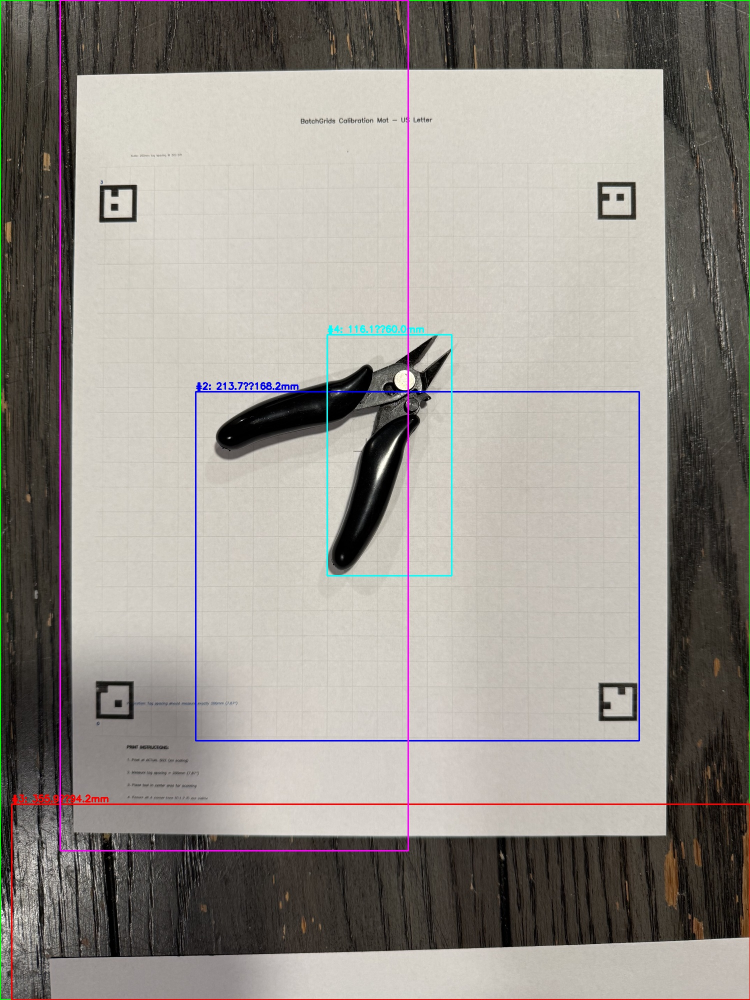
#> input picture output/aggressive_detection_visualization.jpg, 1500 x 1999 px, given in place of IMG_0756.jpg, which was not available (shown at 1/2 size)
$ python enhanced_pipeline_test.py
#> lines starting #> are read from the running program, lines starting #| are printed output that depends on the picture; after the words box and inside, x2 and y2 are one past the last pixel; in counts of white or black regions, pixels touching at a corner belong together; pictures that were not available may be replaced by others from this repository, and a replacement may not be noted
#!/usr/bin/env python3
"""Enhanced BatchGrids computer vision pipeline test with better detection algorithms."""

import os
import sys
import json
import math
from pathlib import Path

# Add src to Python path
sys.path.insert(0, os.path.join(os.path.dirname(__file__), 'src'))

try:
    import cv2
    import numpy as np
    HAS_DEPS = True
except ImportError as e:
    print(f"Missing dependencies: {e}")
    HAS_DEPS = False


def load_and_resize_image(input_path, max_size=2000):
    """Load image and resize for processing."""
    print(f"Loading image: {input_path}")

    img = cv2.imread(input_path)
    if img is None:
        print("Failed to load image")
        return None

    h, w = img.shape[:2]
    print(f"Original image: {w}x{h} pixels")

    # Resize if too large for processing
    if max(w, h) > max_size:
        scale = max_size / max(w, h)
        new_w = int(w * scale)
        new_h = int(h * scale)
        img = cv2.resize(img, (new_w, new_h))
        print(f"Resized to: {new_w}x{new_h} pixels (scale: {scale:.3f})")

    return img


def detect_apriltags_enhanced(img):
    """Enhanced AprilTag detection using multiple methods."""
    print("\n=== Enhanced AprilTag Detection ===")

    gray = cv2.cvtColor(img, cv2.COLOR_BGR2GRAY)
    h, w = gray.shape

    # Method 1: Look for dark squares with white borders (AprilTag structure)
    # Apply adaptive threshold to handle varying lighting
    binary = cv2.adaptiveThreshold(gray, 255, cv2.ADAPTIVE_THRESH_GAUSSIAN_C,
                                   cv2.THRESH_BINARY, 15, 2)

    # Find contours
    contours, _ = cv2.findContours(binary, cv2.RETR_EXTERNAL, cv2.CHAIN_APPROX_SIMPLE)

    tag_candidates = []
    min_area = (w * h) * 0.001  # At least 0.1% of image area

    for contour in contours:
        area = cv2.contourArea(contour)
        if area < min_area:
            continue

        # Approximate to polygon
        epsilon = 0.02 * cv2.arcLength(contour, True)
        approx = cv2.approxPolyDP(contour, epsilon, True)

        # Look for rectangular shapes (AprilTags are square)
        if len(approx) >= 4:
            x, y, w_c, h_c = cv2.boundingRect(approx)
            aspect_ratio = w_c / h_c

            # Check if roughly square
            if 0.7 < aspect_ratio < 1.4:
                # Check if it's in the corners or edges (typical AprilTag placement)
                center_x, center_y = x + w_c//2, y + h_c//2
                edge_threshold = min(w, h) * 0.3

                is_corner = (center_x < edge_threshold or center_x > w - edge_threshold or
                           center_y < edge_threshold or center_y > h - edge_threshold)

                if is_corner:
                    tag_candidates.append({
                        'center': (center_x, center_y),
                        'bbox': (x, y, w_c, h_c),
                        'area': area,
                        'aspect_ratio': aspect_ratio
                    })

    # Sort by area (larger first) and keep top candidates
    tag_candidates.sort(key=lambda x: x['area'], reverse=True)
    tag_candidates = tag_candidates[:4]  # Max 4 AprilTags expected

    print(f"Found {len(tag_candidates)} potential AprilTag candidates")
    for i, tag in enumerate(tag_candidates):
        print(f"  Tag {i}: center {tag['center']}, bbox {tag['bbox']}, area {tag['area']:.0f}")

    return tag_candidates


def enhanced_tool_detection(img):
    """Enhanced tool detection using multiple computer vision techniques."""
    print("\n=== Enhanced Tool Detection ===")

    gray = cv2.cvtColor(img, cv2.COLOR_BGR2GRAY)
    h, w = gray.shape

    # Method 1: Edge-based detection
    edges = cv2.Canny(gray, 50, 150, apertureSize=3)

    # Method 2: Contour analysis
    contours, _ = cv2.findContours(edges, cv2.RETR_EXTERNAL, cv2.CHAIN_APPROX_SIMPLE)

    # Define center region (where tools are typically placed)
    center_margin = 0.2  # 20% margin from edges
    roi_x1 = int(w * center_margin)
    roi_y1 = int(h * center_margin)
    roi_x2 = int(w * (1 - center_margin))
    roi_y2 = int(h * (1 - center_margin))

    tool_candidates = []
    min_area = (w * h) * 0.005  # At least 0.5% of image area

    for contour in contours:
        area = cv2.contourArea(contour)
        if area < min_area:
            continue

        x, y, w_c, h_c = cv2.boundingRect(contour)
        center_x, center_y = x + w_c//2, y + h_c//2

        # Check if center is in ROI
        if roi_x1 < center_x < roi_x2 and roi_y1 < center_y < roi_y2:
            aspect_ratio = max(w_c, h_c) / min(w_c, h_c)

            # Tools are typically elongated
            if aspect_ratio > 2.0:
                # Calculate a confidence score
                confidence = min(0.95, 0.5 + (aspect_ratio - 2.0) * 0.1)
                confidence = max(confidence, area / (w * h * 0.5))  # Larger objects get higher confidence

                tool_candidates.append({
                    'class': 'tool',
                    'confidence': confidence,
                    'bbox': (x, y, w_c, h_c),
                    'area': area,
                    'aspect_ratio': aspect_ratio,
                    'contour': contour
                })

    if tool_candidates:
        # Sort by confidence and area
        tool_candidates.sort(key=lambda x: x['confidence'] * math.log(x['area']), reverse=True)
        best_detection = tool_candidates[0]

        print(f"Tool detected: {best_detection['class']}")
        print(f"  Confidence: {best_detection['confidence']:.3f}")
        print(f"  Bounding box: {best_detection['bbox']}")
        print(f"  Area: {best_detection['area']:.0f} pixels")
        print(f"  Aspect ratio: {best_detection['aspect_ratio']:.2f}")

        return best_detection
    else:
        print("No tool detected in center region")
        return None


def estimate_scale_from_tags(tags, reference_distance_mm=200):
    """Estimate pixel-to-mm scale from AprilTag positions."""
    if len(tags) < 2:
        print("Need at least 2 AprilTags for scale estimation")
        return 4.0  # Default fallback

    # Find the two tags that are farthest apart
    max_distance = 0
    best_pair = None

    for i in range(len(tags)):
        for j in range(i + 1, len(tags)):
            tag1, tag2 = tags[i], tags[j]
            dx = tag1['center'][0] - tag2['center'][0]
            dy = tag1['center'][1] - tag2['center'][1]
            distance = math.sqrt(dx*dx + dy*dy)

            if distance > max_distance:
                max_distance = distance
                best_pair = (tag1, tag2)

    if best_pair:
        px_per_mm = max_distance / reference_distance_mm
        print(f"Scale estimation: {px_per_mm:.2f} px/mm (distance: {max_distance:.0f}px)")
        return px_per_mm

    return 4.0  # Default fallback


def calculate_precise_dimensions(detection, scale_px_per_mm):
    """Calculate precise dimensions from detection."""
    print("\n=== Precise Dimension Calculation ===")

    if not detection:
        return None

    x, y, w, h = detection['bbox']

    # Use contour for more accurate measurements if available
    if 'contour' in detection:
        contour = detection['contour']

        # Calculate oriented bounding box for better length/width measurement
        rect = cv2.minAreaRect(contour)
        box_w, box_h = rect[1]

        # Length is the longer dimension, width is shorter
        length_px = max(box_w, box_h)
        width_px = min(box_w, box_h)

        # Calculate area from contour
        area_px = cv2.contourArea(contour)
    else:
        # Fallback to bounding box
        length_px = max(w, h)
        width_px = min(w, h)
        area_px = w * h

    # Convert to millimeters
    length_mm = length_px / scale_px_per_mm
    width_mm = width_px / scale_px_per_mm
    area_mm2 = area_px / (scale_px_per_mm ** 2)

    dimensions = {
        'length_mm': round(length_mm, 1),
        'width_mm': round(width_mm, 1),
        'area_mm2': round(area_mm2, 1),
        'px_per_mm': scale_px_per_mm,
        'length_px': round(length_px, 1),
        'width_px': round(width_px, 1)
    }

    print(f"Calculated dimensions:")
    print(f"  Length: {dimensions['length_mm']} mm ({dimensions['length_px']} px)")
    print(f"  Width: {dimensions['width_mm']} mm ({dimensions['width_px']} px)")
    print(f"  Area: {dimensions['area_mm2']} mm²")
    print(f"  Scale: {dimensions['px_per_mm']:.2f} px/mm")

    return dimensions


def generate_detailed_svg(detection, dimensions, output_path):
    """Generate detailed SVG with accurate tool outline."""
    print("\n=== Detailed SVG Generation ===")

    if not detection or not dimensions:
        return False

    length_mm = dimensions['length_mm']
    width_mm = dimensions['width_mm']
    scale = dimensions['px_per_mm']

    # Create more detailed SVG
    svg_content = f'''<?xml version="1.0" encoding="UTF-8"?>
<svg xmlns="http://www.w3.org/2000/svg"
     viewBox="0 0 {length_mm + 20} {width_mm + 20}"
     width="{length_mm + 20}mm" height="{width_mm + 20}mm">

  <!-- Tool outline -->
  <rect x="10" y="10" width="{length_mm}" height="{width_mm}"
        fill="none" stroke="black" stroke-width="0.1mm"/>

  <!-- Dimension lines -->
  <line x1="10" y1="5" x2="{10 + length_mm}" y2="5" stroke="red" stroke-width="0.05mm"/>
  <text x="{10 + length_mm/2}" y="3" text-anchor="middle" font-size="1.5mm" fill="red">
    {length_mm} mm
  </text>

  <line x1="5" y1="10" x2="5" y2="{10 + width_mm}" stroke="red" stroke-width="0.05mm"/>
  <text x="2" y="{10 + width_mm/2}" text-anchor="middle" font-size="1.5mm" fill="red"
        transform="rotate(-90, 2, {10 + width_mm/2})">
    {width_mm} mm
  </text>

  <!-- Metadata -->
  <text x="10" y="{width_mm + 17}" font-size="1.2mm" fill="gray">
    BatchGrids Tool Outline - Area: {dimensions['area_mm2']} mm² - Scale: {scale:.2f} px/mm
  </text>
</svg>'''

    with open(output_path, 'w') as f:
        f.write(svg_content)

    print(f"Detailed SVG saved to: {output_path}")
    return True


def save_results_json(tags, detection, dimensions, output_path):
    """Save processing results as JSON."""
    results = {
        'apriltags': {
            'detected': len(tags),
            'positions': [{'center': tag['center'], 'bbox': tag['bbox']} for tag in tags]
        },
        'tool_detection': {
            'detected': detection is not None,
            'confidence': detection['confidence'] if detection else 0,
            'class': detection['class'] if detection else None,
            'bbox': detection['bbox'] if detection else None
        },
        'dimensions': dimensions if dimensions else {},
        'processing_status': 'success' if detection and dimensions else 'partial',
        'needs_review': not detection or (detection and detection['confidence'] < 0.8)
    }

    with open(output_path, 'w') as f:
        json.dump(results, f, indent=2)

    return results


def main():
    """Run the enhanced pipeline test."""
    if not HAS_DEPS:
        print("Error: Missing OpenCV dependencies")
        return 1

    input_image = "/app/input/IMG_0756.jpg"
    converted_image = "/app/output/enhanced_converted_image.jpg"
    svg_output = "/app/output/enhanced_tool_outline.svg"
    json_output = "/app/output/processing_results.json"

    print("🔍 BatchGrids Enhanced Computer Vision Pipeline")
    print("=" * 55)

    # Step 1: Load and preprocess image
    img = load_and_resize_image(input_image)
#> in load_and_resize_image, img is the input picture: shape (1999, 1500, 3); mean B, G, R 138.7, 144.9, 150
#| Original image: 1500x1999 pixels
    if img is None:
        return 1

    # Save processed image
    cv2.imwrite(converted_image, img)
    print(f"Processed image saved to: {converted_image}")

    # Step 2: Enhanced AprilTag detection
    tags = detect_apriltags_enhanced(img)
#> in detect_apriltags_enhanced, `gray = cv2.cvtColor(img, cv2.COLOR_BGR2GRAY)`:
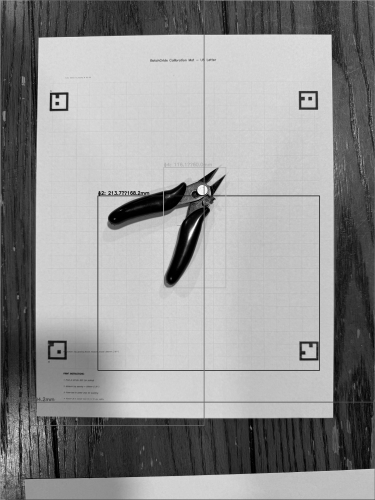
#> gray: shape (1999, 1500) (shown at 1/4 size); min 0, max 255, mean 145.7
#> in detect_apriltags_enhanced, `binary = cv2.adaptiveThreshold(gray, 255, cv2.ADAPTIVE_THRESH_GAUSSIAN..`:
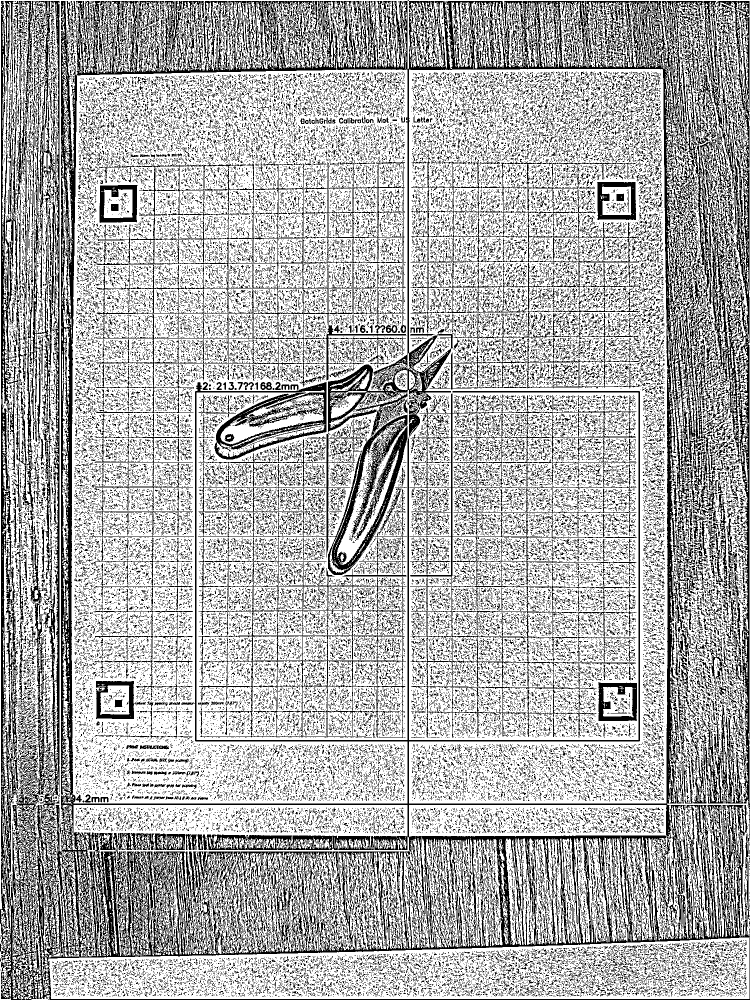
#> binary: shape (1999, 1500) (shown at 1/2 size); 68.3% white; black in thin lines or dots
#> in detect_apriltags_enhanced, `contours, _ = cv2.findContours(binary, cv2.RETR_EXTERNAL, cv2.CHAIN_AP..`: contours = 2564 contours, 2357 with area under 20; largest, box (x1, y1, x2, y2) and area: (142, 115, 1337, 1607) 1710398, (0, 0, 1500, 1999) 678307, (56, 1773, 1499, 1998) 138471, (852, 1676, 1005, 1896) 24168, (1056, 1676, 1132, 1889) 9278
#> the loop in detect_apriltags_enhanced, `for contour in contours:` made 2564 passes
#> (area, epsilon, x, y, w_c, h_c, aspect_ratio, center_x) on passes 715, 2121, 2549: (24168.5, 78.71, 853, 1678, 152, 217, 0.7, 929), (1710397.5, 327.2, 146, 139, 1187, 1468, 0.809, 739), (9095.5, 41.53, 1178, 4, 93, 131, 0.71, 1224)
#> after the loop in detect_apriltags_enhanced, `for contour in contours:`: tag_candidates = 2 items
#| Found 2 potential AprilTag candidates
#> the loop in detect_apriltags_enhanced, `for i, tag in enumerate(tag_candidates):` made 2 passes
#|   Tag 0: center (929, 1786), bbox (853, 1678, 152, 217), area 24168
#|   Tag 1: center (1224, 69), bbox (1178, 4, 93, 131), area 9096
#> tags = 2 items

    # Step 3: Estimate scale from AprilTags
    scale = estimate_scale_from_tags(tags)
#> the loop in estimate_scale_from_tags, `for i in range(len(tags)):` made 2 passes
#> after the loop in estimate_scale_from_tags, `for i in range(len(tags)):`: max_distance = 1742.2
#> in estimate_scale_from_tags, `px_per_mm = max_distance / reference_distance_mm`: px_per_mm = 8.71
#| Scale estimation: 8.71 px/mm (distance: 1742px)
#> scale = 8.71

    # Step 4: Enhanced tool detection
    detection = enhanced_tool_detection(img)
#> in enhanced_tool_detection, `edges = cv2.Canny(gray, 50, 150, apertureSize=3)`:
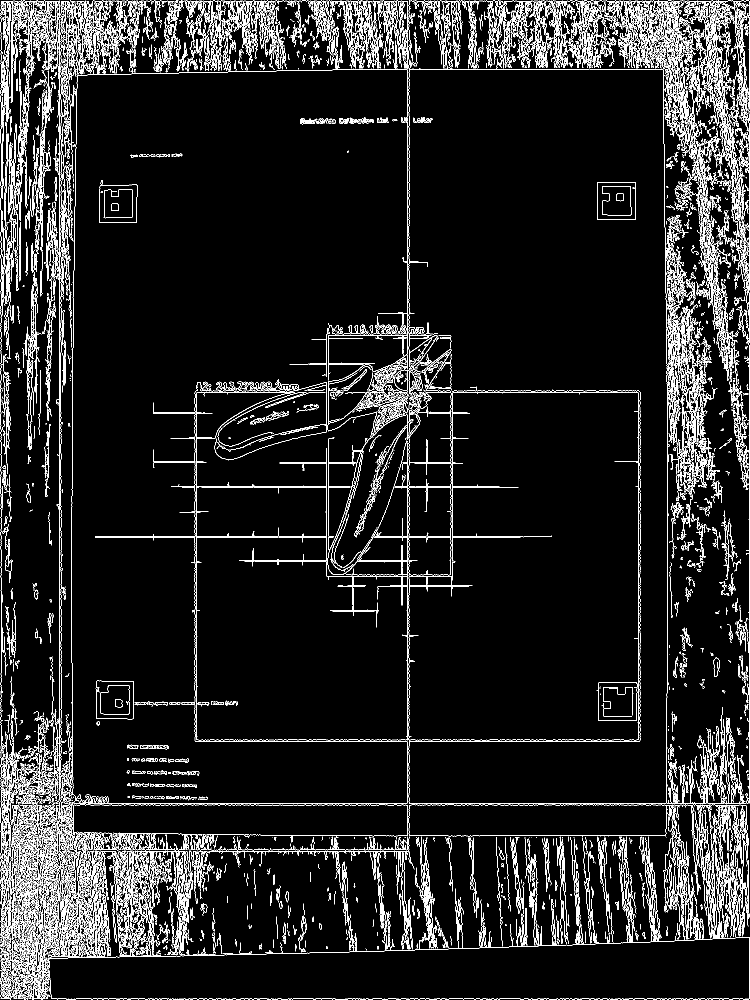
#> edges: shape (1999, 1500) (shown at 1/2 size); 8.1% white in thin lines or dots
#> in enhanced_tool_detection, `contours, _ = cv2.findContours(edges, cv2.RETR_EXTERNAL, cv2.CHAIN_APP..`: contours = 5234 contours, 4742 with area under 20; largest, box (x1, y1, x2, y2) and area: (392, 784, 816, 1481) 184580, (817, 1609, 1333, 1673) 31552, (24, 1, 1500, 1999) 7670, (1193, 1365, 1275, 1442) 5790, (1194, 364, 1272, 440) 5704
#> the loop in enhanced_tool_detection, `for contour in contours:` made 5234 passes
#> (area, x, y, w_c, h_c, center_x, center_y, aspect_ratio) on pass 2698: (184580, 392, 784, 424, 697, 604, 1132, 1.64)
#> after the loop in enhanced_tool_detection, `for contour in contours:`: tool_candidates = []

    # Step 5: Precise dimension calculation
    dimensions = calculate_precise_dimensions(detection, scale)

    # Step 6: Generate detailed SVG
    svg_success = generate_detailed_svg(detection, dimensions, svg_output)
#> svg_success = False

    # Step 7: Save results as JSON
    results = save_results_json(tags, detection, dimensions, json_output)
#> results = 5 items

    # Step 8: Final report
    print("\n" + "=" * 55)
    print("🎯 Enhanced Pipeline Results:")
    print(f"  AprilTags detected: {len(tags)}")
#|   AprilTags detected: 2
    if len(tags) >= 2:
        print(f"  ✓ Scale calibrated: {scale:.2f} px/mm")
#|   ✓ Scale calibrated: 8.71 px/mm
    else:
        print(f"  ⚠ Scale estimation limited (using default: {scale:.2f} px/mm)")

    if detection:
        print(f"  ✓ Tool detected: {detection['class']} (confidence: {detection['confidence']:.3f})")
        if dimensions:
            print(f"  ✓ Dimensions: {dimensions['length_mm']}mm × {dimensions['width_mm']}mm")
            print(f"  ✓ Area: {dimensions['area_mm2']} mm²")
    else:
        print("  ✗ No tool detected")

    if svg_success:
        print(f"  ✓ SVG generated: enhanced_tool_outline.svg")

    print(f"  ✓ Results saved: processing_results.json")

    if results['needs_review']:
        print("\n⚠️  QUALITY CONTROL: Image may need human review")
        if not detection:
            print("   - No tool detected in center region")
        elif detection['confidence'] < 0.8:
            print(f"   - Low confidence detection ({detection['confidence']:.3f})")
    else:
        print("\n✅ Quality check passed - ready for production")

    print("\n📋 Files generated:")
    print("  1. Enhanced processed image")
    print("  2. SVG outline for fabrication")
    print("  3. JSON results with metadata")

    return 0


if __name__ == "__main__":
    exit(main())
#> (the program exits here)
